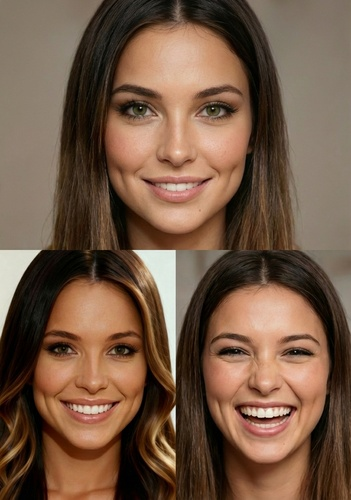
#> input picture archived_images/28a419a0-c968-4a99-b91a-9540e03f9f4e.jpeg, 351 x 500 px, shrunk from 864 x 1232 before the run, found by its file name
$ python step3_full_body_split.py
#> lines starting #> are read from the running program, lines starting #| are printed output that depends on the picture
from google import genai
from google.genai import types
from PIL import Image as PILImage
import os
from datetime import datetime
from dotenv import load_dotenv

load_dotenv('.env.local')
client = genai.Client(api_key=os.getenv('GOOGLE_API_KEY'))

print("=== TASK 1: Age Regression (30 -> 18 years old) ===")
ref_30yo = PILImage.open("/workspaces/models/archived_images/28a419a0-c968-4a99-b91a-9540e03f9f4e.jpeg")
#> ref_30yo is the input picture: PIL image 351x500 RGB; mean R, G, B 116.6, 88.9, 69.3

PROMPT_AGE = """This reference shows a 30-year-old woman.

Generate a face portrait of the same woman when she was 18 years old.

KEY REQUIREMENTS:
- Same facial structure and features
- Same hair color and eye color
- Younger, softer facial features (less defined bone structure)
- Slightly fuller cheeks, more youthful skin
- Natural skin texture with visible pores
- Neutral expression
- 2:3 portrait framing

Make her look 18, not 30."""

response1 = client.models.generate_content(
    model="gemini-3-pro-image-preview",
    contents=[ref_30yo, PROMPT_AGE],
    config=types.GenerateContentConfig(
        response_modalities=['IMAGE'],
        image_config=types.ImageConfig(aspect_ratio="2:3", image_size="2K")
    )
)

if response1.candidates and response1.candidates[0].content.parts:
    for part in response1.candidates[0].content.parts:
        if hasattr(part, 'inline_data'):
            timestamp = datetime.now().strftime("%Y%m%d_%H%M%S")
            filename = f"age_regression_18yo_{timestamp}.jpg"
            with open(filename, "wb") as f:
                f.write(part.inline_data.data)
            print(f"✓ Saved: {filename}")

print("\n=== TASK 2: Crop Top Panel ===")
grid = PILImage.open("/workspaces/models/archived_images/28a419a0-c968-4a99-b91a-9540e03f9f4e.jpeg")
width, height = grid.size
#> width = 351; height = 500
top_panel = grid.crop((0, 0, width, height//3))
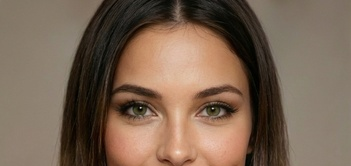
#> top_panel: PIL image 351x166 RGB; mean R, G, B 122.2, 100.7, 83.2
top_panel.save("cropped_top_panel.jpg")
print(f"✓ Saved: cropped_top_panel.jpg")

print("\n=== TASK 3: Enhanced Realistic Texture ===")
ref_texture = PILImage.open("/workspaces/models/archived_images/e6a6421a-a9d6-4d71-82dc-a265288b6392.jpeg")
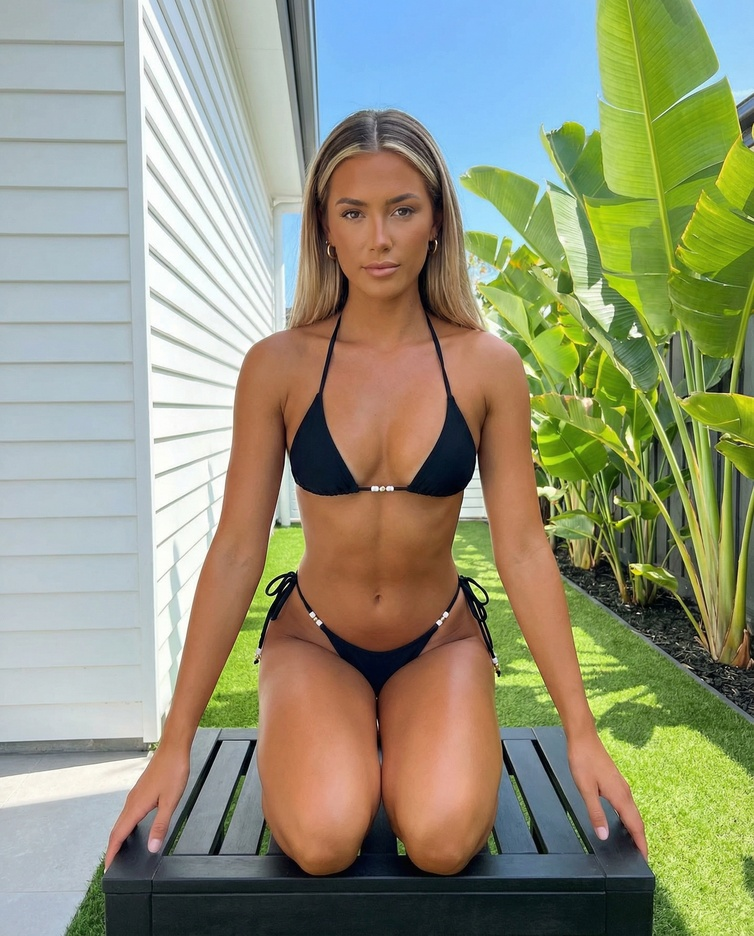
#> input picture archived_images/e6a6421a-a9d6-4d71-82dc-a265288b6392.jpeg, 754 x 936 px, shrunk from 1856 x 2304 before the run, found by its file name
#> ref_texture is the input picture: PIL image 754x936 RGB; mean R, G, B 147.3, 149.1, 122.5

PROMPT_TEXTURE = """Same exact person, same pose, same setting, same lighting, same everything.

ONLY enhance the skin texture:
- More visible pores across face and body
- More realistic skin texture
- Natural imperfections
- Slightly more detailed skin surface

Keep everything else identical - same face, same pose, same bikini, same background, same composition."""

response3 = client.models.generate_content(
    model="gemini-3-pro-image-preview",
    contents=[ref_texture, PROMPT_TEXTURE],
    config=types.GenerateContentConfig(
        response_modalities=['IMAGE'],
        image_config=types.ImageConfig(aspect_ratio="2:3", image_size="2K")
    )
)

if response3.candidates and response3.candidates[0].content.parts:
    for part in response3.candidates[0].content.parts:
        if hasattr(part, 'inline_data'):
            timestamp = datetime.now().strftime("%Y%m%d_%H%M%S")
            filename = f"enhanced_texture_{timestamp}.jpg"
            with open(filename, "wb") as f:
                f.write(part.inline_data.data)
            print(f"✓ Saved: {filename}")

print("\n=== All tasks completed ===")
